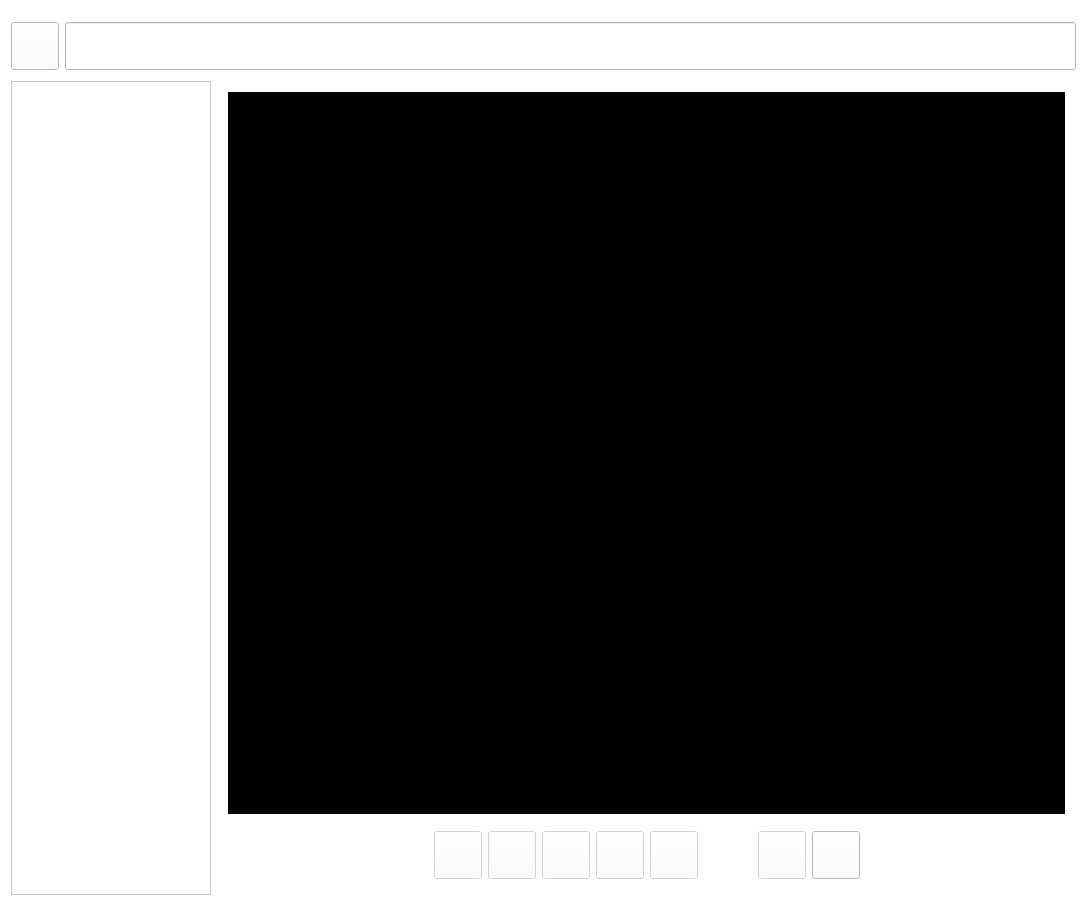
<?xml version="1.0" encoding="UTF-8"?>
<ui version="4.0">
 <class>Widget</class>
 <widget class="QWidget" name="Widget">
  <property name="geometry">
   <rect>
    <x>0</x>
    <y>0</y>
    <width>1087</width>
    <height>906</height>
   </rect>
  </property>
  <property name="windowTitle">
   <string>Widget</string>
  </property>
  <property name="styleSheet">
   <string notr="true">background-color: white;

</string>
  </property>
  <layout class="QGridLayout" name="gridLayout">
   <item row="0" column="0">
    <widget class="QWidget" name="currentDirectoryWidget" native="true">
     <property name="maximumSize">
      <size>
       <width>16777215</width>
       <height>64</height>
      </size>
     </property>
     <layout class="QHBoxLayout" name="horizontalLayout_2">
      <property name="leftMargin">
       <number>0</number>
      </property>
      <property name="rightMargin">
       <number>0</number>
      </property>
      <item>
       <widget class="QPushButton" name="currentDirectoryButton">
        <property name="minimumSize">
         <size>
          <width>48</width>
          <height>48</height>
         </size>
        </property>
        <property name="maximumSize">
         <size>
          <width>48</width>
          <height>48</height>
         </size>
        </property>
        <property name="toolTip">
         <string>Change current directory</string>
        </property>
        <property name="text">
         <string/>
        </property>
        <property name="icon">
         <iconset>
          <normalon>:/icons/folder</normalon>
         </iconset>
        </property>
        <property name="iconSize">
         <size>
          <width>32</width>
          <height>16</height>
         </size>
        </property>
       </widget>
      </item>
      <item>
       <widget class="QLineEdit" name="currentDirectoryLineEdit">
        <property name="minimumSize">
         <size>
          <width>0</width>
          <height>48</height>
         </size>
        </property>
        <property name="maximumSize">
         <size>
          <width>16777215</width>
          <height>48</height>
         </size>
        </property>
        <property name="styleSheet">
         <string notr="true">padding-left: 12</string>
        </property>
        <property name="text">
         <string/>
        </property>
        <property name="readOnly">
         <bool>true</bool>
        </property>
       </widget>
      </item>
     </layout>
    </widget>
   </item>
   <item row="1" column="0">
    <layout class="QHBoxLayout" name="horizontalLayout_3">
     <item>
      <widget class="QListWidget" name="filesListWidget">
       <property name="maximumSize">
        <size>
         <width>200</width>
         <height>16777215</height>
        </size>
       </property>
       <property name="styleSheet">
        <string notr="true">padding: 4px;</string>
       </property>
      </widget>
     </item>
     <item>
      <widget class="QWidget" name="centralWidget" native="true">
       <layout class="QVBoxLayout" name="verticalLayout">
        <item>
         <widget class="QWidget" name="thumbnailWidget" native="true">
          <property name="minimumSize">
           <size>
            <width>400</width>
            <height>400</height>
           </size>
          </property>
          <property name="styleSheet">
           <string notr="true">background-color: black;</string>
          </property>
          <widget class="QLabel" name="thumbnailLabel">
           <property name="geometry">
            <rect>
             <x>24</x>
             <y>24</y>
             <width>16</width>
             <height>17</height>
            </rect>
           </property>
           <property name="styleSheet">
            <string notr="true"/>
           </property>
           <property name="text">
            <string/>
           </property>
           <property name="scaledContents">
            <bool>true</bool>
           </property>
          </widget>
         </widget>
        </item>
        <item>
         <widget class="QWidget" name="controlButtonsWidget" native="true">
          <property name="maximumSize">
           <size>
            <width>16777215</width>
            <height>64</height>
           </size>
          </property>
          <layout class="QHBoxLayout" name="horizontalLayout">
           <item>
            <spacer name="horizontalSpacer">
             <property name="orientation">
              <enum>Qt::Horizontal</enum>
             </property>
             <property name="sizeHint" stdset="0">
              <size>
               <width>40</width>
               <height>20</height>
              </size>
             </property>
            </spacer>
           </item>
           <item>
            <widget class="QPushButton" name="homeButton">
             <property name="enabled">
              <bool>false</bool>
             </property>
             <property name="minimumSize">
              <size>
               <width>48</width>
               <height>48</height>
              </size>
             </property>
             <property name="maximumSize">
              <size>
               <width>48</width>
               <height>48</height>
              </size>
             </property>
             <property name="toolTip">
              <string>Select first file</string>
             </property>
             <property name="text">
              <string/>
             </property>
             <property name="icon">
              <iconset>
               <normalon>:/icons/home</normalon>
              </iconset>
             </property>
             <property name="iconSize">
              <size>
               <width>32</width>
               <height>16</height>
              </size>
             </property>
            </widget>
           </item>
           <item>
            <widget class="QPushButton" name="backButton">
             <property name="enabled">
              <bool>false</bool>
             </property>
             <property name="minimumSize">
              <size>
               <width>48</width>
               <height>48</height>
              </size>
             </property>
             <property name="maximumSize">
              <size>
               <width>48</width>
               <height>48</height>
              </size>
             </property>
             <property name="toolTip">
              <string>Select previous file</string>
             </property>
             <property name="text">
              <string/>
             </property>
             <property name="icon">
              <iconset>
               <normalon>:/icons/back</normalon>
              </iconset>
             </property>
             <property name="iconSize">
              <size>
               <width>32</width>
               <height>16</height>
              </size>
             </property>
            </widget>
           </item>
           <item>
            <widget class="QPushButton" name="nextButton">
             <property name="enabled">
              <bool>false</bool>
             </property>
             <property name="minimumSize">
              <size>
               <width>48</width>
               <height>48</height>
              </size>
             </property>
             <property name="maximumSize">
              <size>
               <width>48</width>
               <height>48</height>
              </size>
             </property>
             <property name="toolTip">
              <string>Select next file</string>
             </property>
             <property name="text">
              <string/>
             </property>
             <property name="icon">
              <iconset>
               <normalon>:/icons/next</normalon>
              </iconset>
             </property>
             <property name="iconSize">
              <size>
               <width>32</width>
               <height>16</height>
              </size>
             </property>
            </widget>
           </item>
           <item>
            <widget class="QPushButton" name="stashButton">
             <property name="enabled">
              <bool>false</bool>
             </property>
             <property name="minimumSize">
              <size>
               <width>48</width>
               <height>48</height>
              </size>
             </property>
             <property name="maximumSize">
              <size>
               <width>48</width>
               <height>48</height>
              </size>
             </property>
             <property name="toolTip">
              <string>Stash current file</string>
             </property>
             <property name="text">
              <string/>
             </property>
             <property name="icon">
              <iconset>
               <normalon>:/icons/heart</normalon>
              </iconset>
             </property>
             <property name="iconSize">
              <size>
               <width>32</width>
               <height>16</height>
              </size>
             </property>
            </widget>
           </item>
           <item>
            <widget class="QPushButton" name="removeButton">
             <property name="enabled">
              <bool>false</bool>
             </property>
             <property name="minimumSize">
              <size>
               <width>48</width>
               <height>48</height>
              </size>
             </property>
             <property name="maximumSize">
              <size>
               <width>48</width>
               <height>48</height>
              </size>
             </property>
             <property name="toolTip">
              <string>Remove file from stash</string>
             </property>
             <property name="text">
              <string/>
             </property>
             <property name="icon">
              <iconset>
               <normalon>:/icons/cancel</normalon>
              </iconset>
             </property>
             <property name="iconSize">
              <size>
               <width>32</width>
               <height>16</height>
              </size>
             </property>
            </widget>
           </item>
           <item>
            <widget class="QWidget" name="widget" native="true">
             <property name="minimumSize">
              <size>
               <width>48</width>
               <height>0</height>
              </size>
             </property>
             <property name="maximumSize">
              <size>
               <width>48</width>
               <height>16777215</height>
              </size>
             </property>
            </widget>
           </item>
           <item>
            <widget class="QPushButton" name="rotateButton">
             <property name="enabled">
              <bool>false</bool>
             </property>
             <property name="minimumSize">
              <size>
               <width>48</width>
               <height>48</height>
              </size>
             </property>
             <property name="maximumSize">
              <size>
               <width>48</width>
               <height>48</height>
              </size>
             </property>
             <property name="toolTip">
              <string>Rotate view 90° ccw</string>
             </property>
             <property name="text">
              <string/>
             </property>
             <property name="icon">
              <iconset>
               <normalon>:/icons/rotate</normalon>
              </iconset>
             </property>
             <property name="iconSize">
              <size>
               <width>32</width>
               <height>16</height>
              </size>
             </property>
            </widget>
           </item>
           <item>
            <widget class="QPushButton" name="fullScreenButton">
             <property name="minimumSize">
              <size>
               <width>48</width>
               <height>48</height>
              </size>
             </property>
             <property name="maximumSize">
              <size>
               <width>48</width>
               <height>48</height>
              </size>
             </property>
             <property name="toolTip">
              <string>Toggle full screen mode</string>
             </property>
             <property name="text">
              <string/>
             </property>
             <property name="icon">
              <iconset>
               <normalon>:/icons/monitor</normalon>
              </iconset>
             </property>
             <property name="iconSize">
              <size>
               <width>32</width>
               <height>16</height>
              </size>
             </property>
             <property name="checkable">
              <bool>true</bool>
             </property>
            </widget>
           </item>
           <item>
            <spacer name="horizontalSpacer_2">
             <property name="orientation">
              <enum>Qt::Horizontal</enum>
             </property>
             <property name="sizeHint" stdset="0">
              <size>
               <width>40</width>
               <height>20</height>
              </size>
             </property>
            </spacer>
           </item>
          </layout>
         </widget>
        </item>
       </layout>
      </widget>
     </item>
    </layout>
   </item>
  </layout>
 </widget>
 <layoutdefault spacing="6" margin="11"/>
 <resources/>
 <connections/>
</ui>
